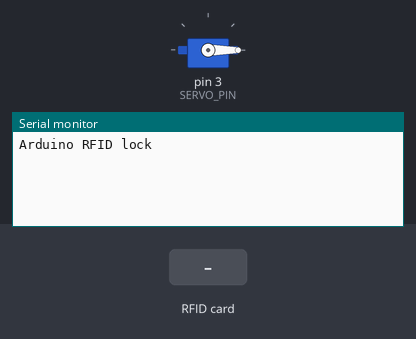
Recording of a sketch running on a simulated Arduino Uno, built with avr-gcc and run on an emulated ATmega328P. On the bench: servo, the last lines printed to the serial monitor. The test bench sets the inputs (shaded band).

Above: at 1.2 s.
1.3 s: RFID card FF FF FF FF FF FF held to the reader
At 2.2 s:
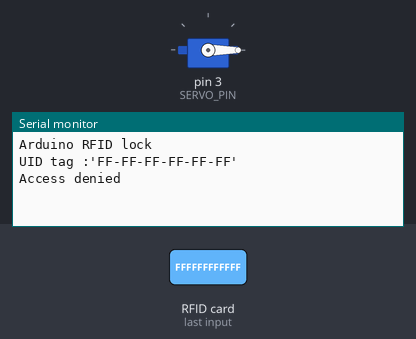
2.8 s: RFID card 5E 7A 19 C4 held to the reader
At 3.5 s:
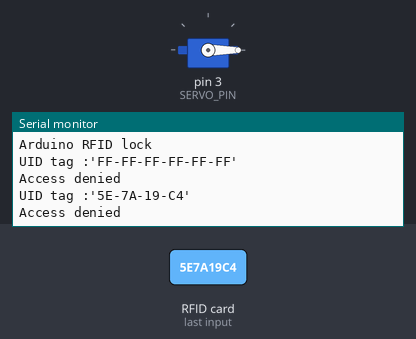

The sketch:

rfid_default_keys.ino
```cpp
#include <SPI.h>
#include <MFRC522.h>
#include <Servo.h>


#define SERVO_PIN 3
Servo myservo;  // create servo object to control a servo

#define SS_PIN 10
#define RST_PIN 9
MFRC522 mfrc522(SS_PIN, RST_PIN);   // Create MFRC522 instance.


void setup() {
  Serial.begin(115200);
  SPI.begin();
  mfrc522.PCD_Init();
  Serial.println("Arduino RFID lock");
  Serial.println("");

  myservo.attach(SERVO_PIN);
  myservo.write( 0 );


}

void loop(){
  //Look for new cards
  if ( !mfrc522.PICC_IsNewCardPresent() ){
    return;
  }
  //Select one of the cards
  if ( !mfrc522.PICC_ReadCardSerial() ) {
    return;
  }

  String content= "";
  byte letter;
  for( byte i = 0; i < mfrc522.uid.size; i++ ){
     content.concat(String(mfrc522.uid.uidByte[i], HEX));
     if( i < mfrc522.uid.size-1 ) content+="-";
  }
  content.toUpperCase();
  Serial.println();
  Serial.println("UID tag :'" + content + "'");

  if( content == "FF FF FF FF FF FF" ){
    Serial.println("Authorized access");
    myservo.write( 90 );


    myservo.write( 0 );


  }else{
    Serial.println("Access denied");


  }

 ;
}
```

Measured:
- after the input at 1.3 s, the serial monitor: prints a new line at once (image 1)
- after the input at 2.8 s, the serial monitor: prints a new line at once (image 2)
